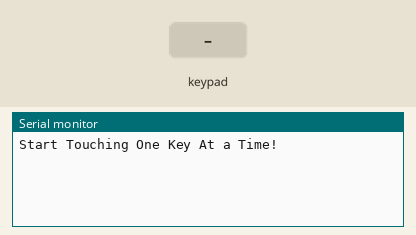
Simulated run of this sketch. Board: Arduino Uno, built with avr-gcc and run on an emulated ATmega328P. On the bench: the last lines printed to the serial monitor. The test bench sets the inputs (shaded band).

Above: at 1.2 s.
1.3 s: key '1' pressed
At 1.8 s:
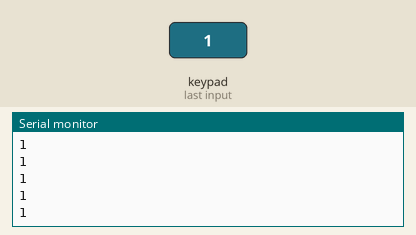
2.8 s: keypad keys 1 2 pressed 0.4 s apart
At 4.5 s:
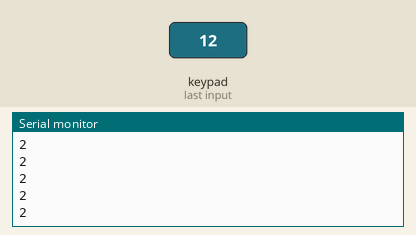
5.1 s: key '3' pressed
At 5.9 s:
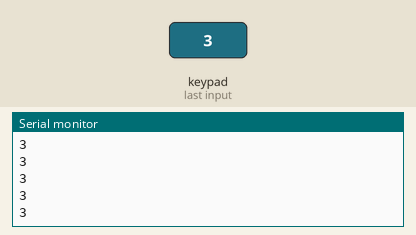
6.6 s: keypad keys 1 2 A pressed 0.4 s apart
At 8.9 s:
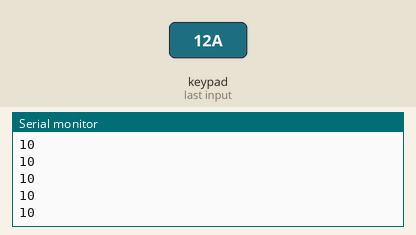
Timing chart, 0 to 10.3 s (numbered marks = the images above; inputs shaded):
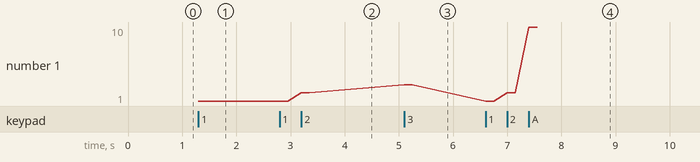

Measured:
- after the input at 1.3 s, the serial monitor: prints a new line at once (image 1)
- after the input at 2.8 s, the serial monitor: prints a new line after 0.40 s (image 2)
- after the input at 5.1 s, the serial monitor: prints a new line at once (image 3)
- after the input at 6.6 s, the serial monitor: prints a new line at once (image 4)
- plotted number 1: 1 → 2 after the input at 2.8 s, 2 → 3 after the input at 5.1 s, 3 → 10 after the input at 6.6 s

The sketch:

keypad_serial.ino
```cpp
/*********************************** CIRCUIT **********************************\
| 16 Buttons Mode:                                                             |
|	* TTP229 VCC to pin VCC                                                    |
|	* TTP229 GND to pin GND                                                    |
|	* TTP229 SCL to pin 2                                                      |
|	* TTP229 SDO to pin 3                                                      |
|	* TTP229 TP2 to GND via 1 Megohm resistor!                                 |
|	# See TTP229_Modes.jpg for help...                                         |
|                                                                              |
| Important:                                                                   |
|	* Must reconnect the TTP229 power so the mode changes will take effect     |
|	* The 1 Megohm resistors already exist on some TTP229 modules              |
\******************************************************************************/

#include <TTP229.h>

const int SCL_PIN = A5;  // The pin number of the clock pin.
const int SDO_PIN = A4;  // The pin number of the data pin.

TTP229 ttp229(SCL_PIN, SDO_PIN); // TTP229(sclPin, sdoPin)

void setup()
{
	Serial.begin(115200);
	Serial.println("Start Touching One Key At a Time!");
}

void loop()
{
	//uint8_t key = ttp229.ReadKey16(); // Blocking
   uint8_t key = ttp229.GetKey16(); // Non Blocking

	if (key) Serial.println(key);

  // Serial.println(key);
}
```
